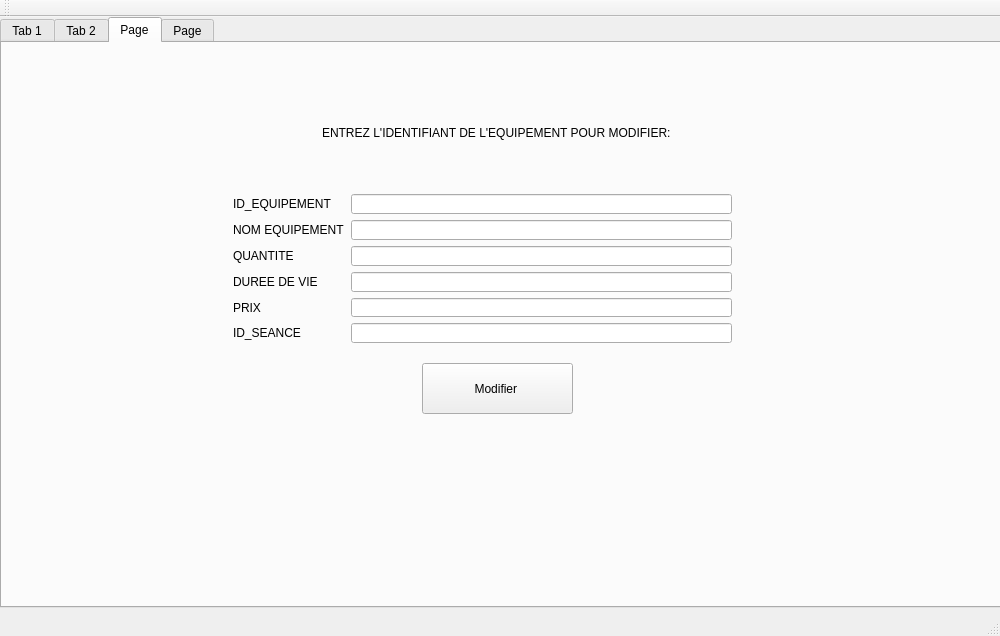
<?xml version="1.0" encoding="UTF-8"?>
<ui version="4.0">
 <class>MainWindow</class>
 <widget class="QMainWindow" name="MainWindow">
  <property name="geometry">
   <rect>
    <x>0</x>
    <y>0</y>
    <width>1000</width>
    <height>636</height>
   </rect>
  </property>
  <property name="windowTitle">
   <string>Gestion des equipements</string>
  </property>
  <widget class="QWidget" name="centralWidget">
   <widget class="QTabWidget" name="tabWidget">
    <property name="geometry">
     <rect>
      <x>0</x>
      <y>0</y>
      <width>1011</width>
      <height>591</height>
     </rect>
    </property>
    <property name="currentIndex">
     <number>2</number>
    </property>
    <widget class="QWidget" name="Ajouter">
     <attribute name="title">
      <string>Tab 1</string>
     </attribute>
     <widget class="QLabel" name="label">
      <property name="geometry">
       <rect>
        <x>0</x>
        <y>-60</y>
        <width>1121</width>
        <height>681</height>
       </rect>
      </property>
      <property name="text">
       <string/>
      </property>
      <property name="pixmap">
       <pixmap>../331802584_421204743538946_1674189878202346939_n.png</pixmap>
      </property>
     </widget>
     <widget class="QPushButton" name="btnAjouterEquip">
      <property name="geometry">
       <rect>
        <x>410</x>
        <y>460</y>
        <width>161</width>
        <height>51</height>
       </rect>
      </property>
      <property name="styleSheet">
       <string notr="true">QPushButton

{
	background-color: rgb(72, 78, 86);
	border-style: outset;
    border-width: 2px;
    border-radius:20px;
    border-color: beige;
    
font: 81 10pt &quot;Rockwell Extra Bold&quot;;
    padding: 6px;
	color: rgb(255, 255, 255);

}

QPushButton:hover

{
	background-color: rgb(106, 227, 231);
	color: rgb(0, 0, 0);
	gridline-color: rgb(94, 118, 255);
}

QPushButton:pressed</string>
      </property>
      <property name="text">
       <string>Ajouter </string>
      </property>
     </widget>
     <widget class="QWidget" name="formLayoutWidget">
      <property name="geometry">
       <rect>
        <x>250</x>
        <y>220</y>
        <width>521</width>
        <height>171</height>
       </rect>
      </property>
      <layout class="QFormLayout" name="formLayout">
       <item row="0" column="0">
        <widget class="QLabel" name="label_5">
         <property name="text">
          <string>ID_EQUIPEMENT </string>
         </property>
        </widget>
       </item>
       <item row="0" column="1">
        <widget class="QLineEdit" name="ID_EQU"/>
       </item>
       <item row="1" column="0">
        <widget class="QLabel" name="label_6">
         <property name="text">
          <string>NOM EQUIPEMENT</string>
         </property>
        </widget>
       </item>
       <item row="1" column="1">
        <widget class="QLineEdit" name="nomEquip"/>
       </item>
       <item row="2" column="0">
        <widget class="QLabel" name="label_7">
         <property name="text">
          <string>QUANTITE</string>
         </property>
        </widget>
       </item>
       <item row="2" column="1">
        <widget class="QLineEdit" name="quantite"/>
       </item>
       <item row="3" column="0">
        <widget class="QLabel" name="label_8">
         <property name="text">
          <string>DUREE DE VIE</string>
         </property>
        </widget>
       </item>
       <item row="3" column="1">
        <widget class="QLineEdit" name="DUREE_VIE"/>
       </item>
       <item row="4" column="0">
        <widget class="QLabel" name="label_9">
         <property name="text">
          <string>PRIX</string>
         </property>
        </widget>
       </item>
       <item row="4" column="1">
        <widget class="QLineEdit" name="prixEquip"/>
       </item>
       <item row="5" column="1">
        <widget class="QLineEdit" name="idSeance"/>
       </item>
       <item row="5" column="0">
        <widget class="QLabel" name="label_12">
         <property name="text">
          <string>ID_SEANCE</string>
         </property>
        </widget>
       </item>
      </layout>
     </widget>
    </widget>
    <widget class="QWidget" name="tab_2">
     <attribute name="title">
      <string>Tab 2</string>
     </attribute>
     <widget class="QLabel" name="label_2">
      <property name="geometry">
       <rect>
        <x>0</x>
        <y>-60</y>
        <width>1121</width>
        <height>681</height>
       </rect>
      </property>
      <property name="text">
       <string/>
      </property>
      <property name="pixmap">
       <pixmap>../331802584_421204743538946_1674189878202346939_n.png</pixmap>
      </property>
     </widget>
     <widget class="QPushButton" name="suppEquip">
      <property name="geometry">
       <rect>
        <x>440</x>
        <y>320</y>
        <width>151</width>
        <height>51</height>
       </rect>
      </property>
      <property name="styleSheet">
       <string notr="true">QPushButton

{
	background-color: rgb(72, 78, 86);
	border-style: outset;
    border-width: 2px;
    border-radius:20px;
    border-color: beige;
    
font: 81 10pt &quot;Rockwell Extra Bold&quot;;
    padding: 6px;
	color: rgb(255, 255, 255);

}

QPushButton:hover

{
	background-color: rgb(106, 227, 231);
	color: rgb(0, 0, 0);
	gridline-color: rgb(94, 118, 255);
}

QPushButton:pressed</string>
      </property>
      <property name="text">
       <string>Supprimer</string>
      </property>
     </widget>
     <widget class="QLineEdit" name="lineEdit_IDS">
      <property name="geometry">
       <rect>
        <x>330</x>
        <y>240</y>
        <width>371</width>
        <height>51</height>
       </rect>
      </property>
     </widget>
     <widget class="QLabel" name="label_10">
      <property name="geometry">
       <rect>
        <x>330</x>
        <y>190</y>
        <width>401</width>
        <height>20</height>
       </rect>
      </property>
      <property name="text">
       <string>ENTREZ L'IDENTIFIANT DE L'EQUIPEMENT POUR SUPPRIMER:</string>
      </property>
     </widget>
    </widget>
    <widget class="QWidget" name="tab_3">
     <attribute name="title">
      <string>Page</string>
     </attribute>
     <widget class="QLabel" name="label_3">
      <property name="geometry">
       <rect>
        <x>0</x>
        <y>-60</y>
        <width>1121</width>
        <height>681</height>
       </rect>
      </property>
      <property name="text">
       <string/>
      </property>
      <property name="pixmap">
       <pixmap>../331802584_421204743538946_1674189878202346939_n.png</pixmap>
      </property>
     </widget>
     <widget class="QPushButton" name="btnModifierEquip">
      <property name="geometry">
       <rect>
        <x>420</x>
        <y>320</y>
        <width>151</width>
        <height>51</height>
       </rect>
      </property>
      <property name="styleSheet">
       <string notr="true">QPushButton

{
	background-color: rgb(72, 78, 86);
	border-style: outset;
    border-width: 2px;
    border-radius:20px;
    border-color: beige;
    
font: 81 10pt &quot;Rockwell Extra Bold&quot;;
    padding: 6px;
	color: rgb(255, 255, 255);

}

QPushButton:hover

{
	background-color: rgb(106, 227, 231);
	color: rgb(0, 0, 0);
	gridline-color: rgb(94, 118, 255);
}

QPushButton:pressed</string>
      </property>
      <property name="text">
       <string>Modifier </string>
      </property>
     </widget>
     <widget class="QLabel" name="label_11">
      <property name="geometry">
       <rect>
        <x>320</x>
        <y>80</y>
        <width>391</width>
        <height>20</height>
       </rect>
      </property>
      <property name="text">
       <string>ENTREZ L'IDENTIFIANT DE L'EQUIPEMENT POUR MODIFIER:</string>
      </property>
     </widget>
     <widget class="QWidget" name="formLayoutWidget_2">
      <property name="geometry">
       <rect>
        <x>220</x>
        <y>140</y>
        <width>521</width>
        <height>171</height>
       </rect>
      </property>
      <layout class="QFormLayout" name="formLayout_2">
       <item row="0" column="0">
        <widget class="QLabel" name="label_13">
         <property name="text">
          <string>ID_EQUIPEMENT </string>
         </property>
        </widget>
       </item>
       <item row="0" column="1">
        <widget class="QLineEdit" name="ID_EQU_2"/>
       </item>
       <item row="1" column="0">
        <widget class="QLabel" name="label_14">
         <property name="text">
          <string>NOM EQUIPEMENT</string>
         </property>
        </widget>
       </item>
       <item row="1" column="1">
        <widget class="QLineEdit" name="nomEquip_2"/>
       </item>
       <item row="2" column="0">
        <widget class="QLabel" name="label_15">
         <property name="text">
          <string>QUANTITE</string>
         </property>
        </widget>
       </item>
       <item row="2" column="1">
        <widget class="QLineEdit" name="quantite_2"/>
       </item>
       <item row="3" column="0">
        <widget class="QLabel" name="label_16">
         <property name="text">
          <string>DUREE DE VIE</string>
         </property>
        </widget>
       </item>
       <item row="3" column="1">
        <widget class="QLineEdit" name="DUREE_VIE_2"/>
       </item>
       <item row="4" column="0">
        <widget class="QLabel" name="label_17">
         <property name="text">
          <string>PRIX</string>
         </property>
        </widget>
       </item>
       <item row="4" column="1">
        <widget class="QLineEdit" name="prixEquip_2"/>
       </item>
       <item row="5" column="0">
        <widget class="QLabel" name="label_18">
         <property name="text">
          <string>ID_SEANCE</string>
         </property>
        </widget>
       </item>
       <item row="5" column="1">
        <widget class="QLineEdit" name="idSeance_2"/>
       </item>
      </layout>
     </widget>
    </widget>
    <widget class="QWidget" name="tab_4">
     <attribute name="title">
      <string>Page</string>
     </attribute>
     <widget class="QLabel" name="label_4">
      <property name="geometry">
       <rect>
        <x>0</x>
        <y>-60</y>
        <width>1121</width>
        <height>681</height>
       </rect>
      </property>
      <property name="text">
       <string/>
      </property>
      <property name="pixmap">
       <pixmap>../331802584_421204743538946_1674189878202346939_n.png</pixmap>
      </property>
     </widget>
     <widget class="QTableView" name="tableView">
      <property name="geometry">
       <rect>
        <x>90</x>
        <y>110</y>
        <width>891</width>
        <height>391</height>
       </rect>
      </property>
     </widget>
    </widget>
   </widget>
  </widget>
  <widget class="QMenuBar" name="menuBar">
   <property name="geometry">
    <rect>
     <x>0</x>
     <y>0</y>
     <width>1000</width>
     <height>26</height>
    </rect>
   </property>
  </widget>
  <widget class="QToolBar" name="mainToolBar">
   <attribute name="toolBarArea">
    <enum>TopToolBarArea</enum>
   </attribute>
   <attribute name="toolBarBreak">
    <bool>false</bool>
   </attribute>
  </widget>
  <widget class="QStatusBar" name="statusBar"/>
 </widget>
 <layoutdefault spacing="6" margin="11"/>
 <resources/>
 <connections/>
</ui>
